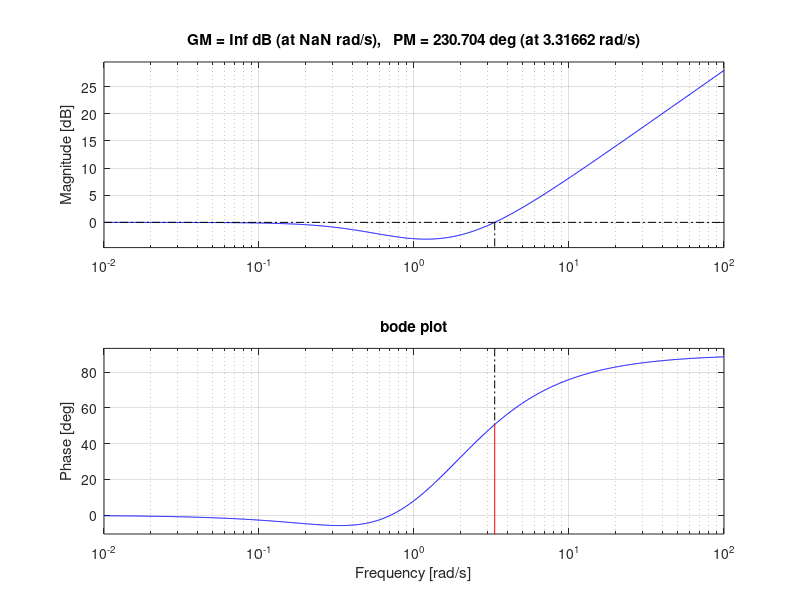
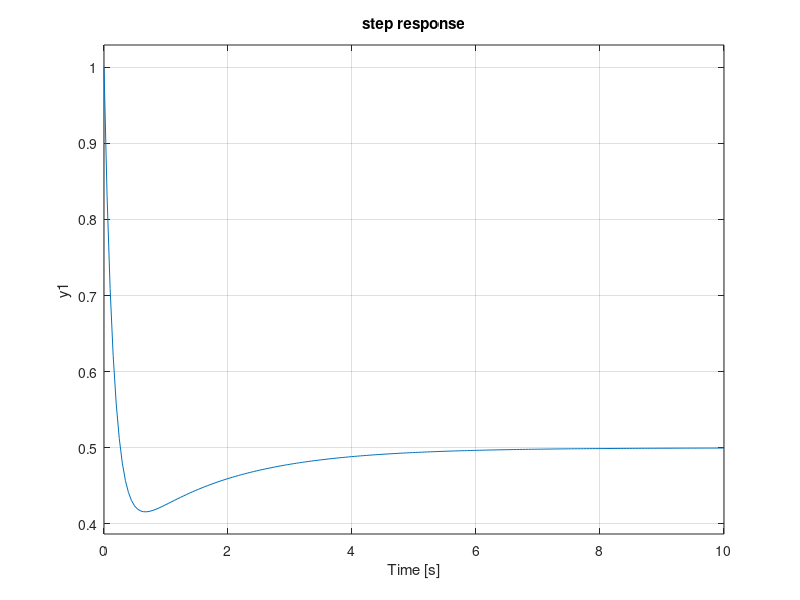

MATLAB code to generate these figures, in order: (Note: this script raises an error after producing the figures.)
s = tf('s');
G = 1/((s/0.5)+1)*(s+1)*((s/2)+1);
figure;
margin(G)
title('bode plot')
G_sys = feedback(G,1);
figure
step(G_sys)
title('step response')
stepinfo(G_sys)
tr = 0.3;
wbw_required = 2.2/tr;
wc = 25;
FRESP = evalfr(G,1j*wc);
Mc = abs(FRESP);
K = 1/Mc;
KG = K*G;
[GM,PM] = margin(KG)
